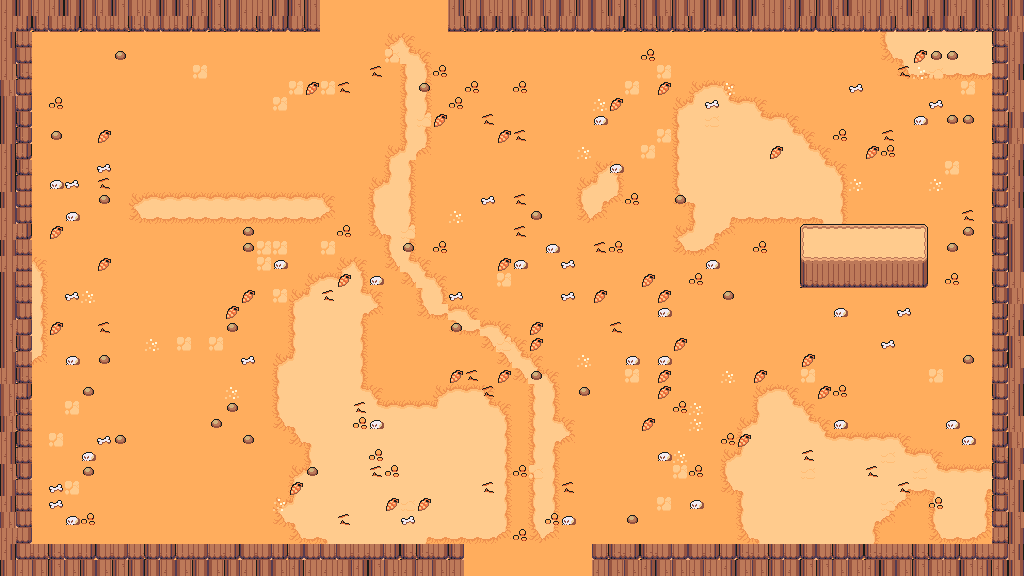

A level layout from a 2D game, rendered from its tile map. Below: a short description, then the map file with tile-grid data replaced by summaries:
An orthogonal 64x36 tile map with 16x16 px tiles, 7 tile layers (floor, ground, path, decor, ...), 5 tilesets and 45 objects (25x prop, 9x spawn, 8x obstacle, 2x door, playerStart).

<map version="1.10" tiledversion="1.11.0" orientation="orthogonal" renderorder="right-down" width="64" height="36" tilewidth="16" tileheight="16" infinite="0" nextlayerid="9" nextobjectid="46">
 <properties>
    <property name="chapter" type="int" value="4" />
    <property name="room" type="int" value="4" />
    <property name="isBossRoom" type="bool" value="false" />
 </properties>
 <tileset firstgid="1" source="desert.tsx" />
 <tileset firstgid="241" source="camp.tsx" />
 <tileset firstgid="448" source="floordetail.tsx" />
 <tileset firstgid="528" source="relief.tsx" />
 <tileset firstgid="768" source="tilefloor.tsx" />
 <layer id="1" name="floor" width="64" height="36">
  <data>[2304 cells, 2304 non-empty, 1 distinct tile ids]</data>
 </layer>
 <layer id="2" name="ground" width="64" height="36">
  <data>[2304 cells, 485 non-empty, 13 distinct tile ids]</data>
 </layer>
 <layer id="3" name="path" width="64" height="36">
  <data>[2304 cells, 107 non-empty, 13 distinct tile ids]</data>
 </layer>
 <layer id="4" name="decor" width="64" height="36">
  <data>[2304 cells, 210 non-empty, 8 distinct tile ids]</data>
 </layer>
 <layer id="5" name="border-back" width="64" height="36">
  <data>[2304 cells, 352 non-empty, 12 distinct tile ids]</data>
 </layer>
 <layer id="6" name="border-mid" width="64" height="36">
  <data>[2304 cells, 0 non-empty, 0 distinct tile ids]</data>
 </layer>
 <layer id="7" name="border-front" width="64" height="36">
  <data>[2304 cells, 32 non-empty, 12 distinct tile ids]</data>
 </layer>
 <objectgroup id="8" name="objects">
  <object id="1" name="playerStart" x="528" y="288"><point /></object>
  <object id="2" name="spawn" x="360" y="336">
   <properties>
    <property name="role" value="caster" />
    <property name="wave" type="int" value="1" />
    <property name="elite" type="bool" value="false" />
   </properties>
  <point /></object>
  <object id="3" name="spawn" x="448" y="168">
   <properties>
    <property name="role" value="chaser" />
    <property name="wave" type="int" value="1" />
    <property name="elite" type="bool" value="false" />
   </properties>
  <point /></object>
  <object id="4" name="spawn" x="648" y="232">
   <properties>
    <property name="role" value="tank" />
    <property name="wave" type="int" value="2" />
    <property name="elite" type="bool" value="false" />
   </properties>
  <point /></object>
  <object id="5" name="spawn" x="568" y="408">
   <properties>
    <property name="role" value="chaser" />
    <property name="wave" type="int" value="2" />
    <property name="elite" type="bool" value="false" />
   </properties>
  <point /></object>
  <object id="6" name="spawn" x="408" y="328">
   <properties>
    <property name="role" value="splitter" />
    <property name="wave" type="int" value="2" />
    <property name="elite" type="bool" value="false" />
   </properties>
  <point /></object>
  <object id="7" name="spawn" x="408" y="152">
   <properties>
    <property name="role" value="caster" />
    <property name="wave" type="int" value="3" />
    <property name="elite" type="bool" value="false" />
   </properties>
  <point /></object>
  <object id="8" name="spawn" x="536" y="144">
   <properties>
    <property name="role" value="tank" />
    <property name="wave" type="int" value="3" />
    <property name="elite" type="bool" value="false" />
   </properties>
  <point /></object>
  <object id="9" name="spawn" x="704" y="328">
   <properties>
    <property name="role" value="caster" />
    <property name="wave" type="int" value="3" />
    <property name="elite" type="bool" value="true" />
   </properties>
  <point /></object>
  <object id="10" name="spawn" x="432" y="392">
   <properties>
    <property name="role" value="sniper" />
    <property name="wave" type="int" value="3" />
    <property name="elite" type="bool" value="false" />
   </properties>
  <point /></object>
  <object id="11" name="door" x="528" y="568"><point /></object>
  <object id="12" name="door" x="392" y="8"><point /></object>
  <object id="13" name="obstacle" x="0" y="544" width="464" height="32">
   <properties>
    <property name="kind" value="edge" />
   </properties>
  </object>
  <object id="14" name="obstacle" x="592" y="544" width="432" height="32">
   <properties>
    <property name="kind" value="edge" />
   </properties>
  </object>
  <object id="15" name="obstacle" x="0" y="0" width="320" height="32">
   <properties>
    <property name="kind" value="edge" />
   </properties>
  </object>
  <object id="16" name="obstacle" x="448" y="0" width="576" height="32">
   <properties>
    <property name="kind" value="edge" />
   </properties>
  </object>
  <object id="17" name="obstacle" x="0" y="32" width="32" height="512">
   <properties>
    <property name="kind" value="edge" />
   </properties>
  </object>
  <object id="18" name="obstacle" x="992" y="32" width="32" height="512">
   <properties>
    <property name="kind" value="edge" />
   </properties>
  </object>
  <object id="19" name="obstacle" x="800" y="224" width="128" height="64">
   <properties>
    <property name="kind" value="edge" />
   </properties>
  </object>
  <object id="20" name="obstacle" x="672" y="160" width="48" height="16">
   <properties>
    <property name="kind" value="wall" />
   </properties>
  </object>
  <object id="21" name="prop" x="128" y="128" width="48" height="48">
   <properties>
    <property name="key" value="camp-tent" />
   </properties>
  </object>
  <object id="22" name="prop" x="192" y="128" width="48" height="48">
   <properties>
    <property name="key" value="desert-dome" />
   </properties>
  </object>
  <object id="23" name="prop" x="256" y="128" width="64" height="48">
   <properties>
    <property name="key" value="desert-house" />
   </properties>
  </object>
  <object id="24" name="prop" x="128" y="224" width="48" height="48">
   <properties>
    <property name="key" value="desert-wall-segment" />
   </properties>
  </object>
  <object id="25" name="prop" x="176" y="224" width="48" height="48">
   <properties>
    <property name="key" value="desert-wall-segment" />
   </properties>
  </object>
  <object id="26" name="prop" x="224" y="64" width="32" height="32">
   <properties>
    <property name="key" value="desert-well" />
   </properties>
  </object>
  <object id="27" name="prop" x="352" y="128" width="28" height="26">
   <properties>
    <property name="key" value="camp-well" />
   </properties>
  </object>
  <object id="28" name="prop" x="144" y="48" width="32" height="32">
   <properties>
    <property name="key" value="desert-fountain" />
   </properties>
  </object>
  <object id="29" name="prop" x="144" y="112" width="16" height="16">
   <properties>
    <property name="key" value="desert-skull" />
   </properties>
  </object>
  <object id="30" name="prop" x="800" y="160" width="32" height="32">
   <properties>
    <property name="key" value="rock-sandstone" />
   </properties>
  </object>
  <object id="31" name="prop" x="286" y="326" width="48" height="96">
   <properties>
    <property name="key" value="desert-wall-tower" />
   </properties>
  </object>
  <object id="32" name="prop" x="560" y="104" width="16" height="16">
   <properties>
    <property name="key" value="rock-sandstone-small" />
   </properties>
  </object>
  <object id="33" name="prop" x="798" y="63" width="32" height="31">
   <properties>
    <property name="key" value="camp-barrel" />
   </properties>
  </object>
  <object id="34" name="prop" x="720" y="208" width="16" height="16">
   <properties>
    <property name="key" value="desert-shell" />
   </properties>
  </object>
  <object id="35" name="prop" x="544" y="64" width="16" height="16">
   <properties>
    <property name="key" value="desert-potted-palm" />
   </properties>
  </object>
  </objectgroup>
</map>
<!-- 10 of 45 objects omitted -->
